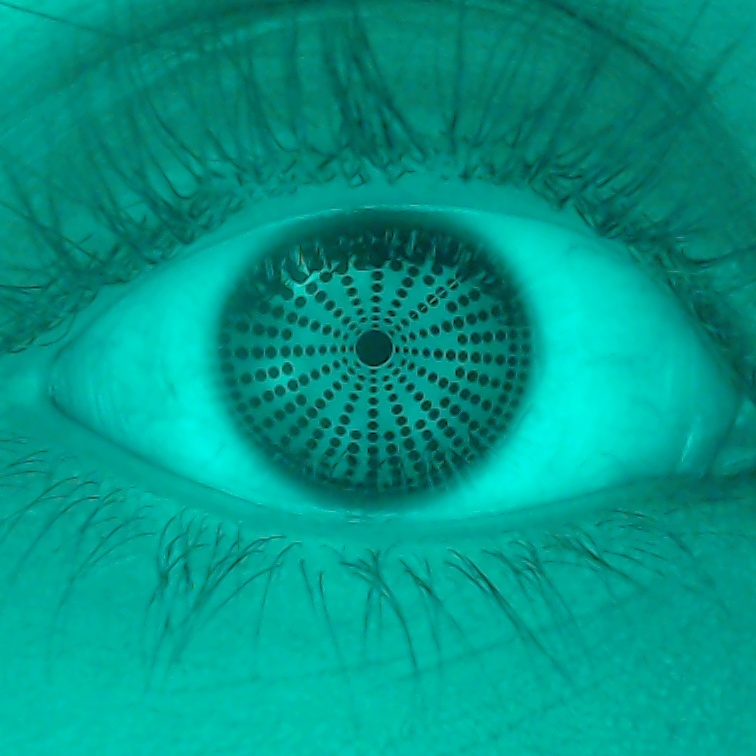
#> input picture ojo_derecho_gabs.jpg, 756 x 756 px
$ python Procesamiento.py
#> lines starting #> are read from the running program, lines starting #| are printed output that depends on the picture; after the words box and inside, x2 and y2 are one past the last pixel; in counts of white or black regions, pixels touching at a corner belong together
# -*- coding: utf-8 -*-
"""Método_Biodi2.ipynb

Automatically generated by Colab.

Original file is located at
    https://colab.research.google.com/drive/1aMcn0KwCEJwsT0xLFD0RsGfCV1J39vez
"""

# Script completo para detección, filtrado, corrección y digitalización de puntos

import cv2
import numpy as np
from scipy.ndimage import gaussian_filter
from sklearn.cluster import DBSCAN, KMeans
from matplotlib import pyplot as plt


# --- Paso 0: Montar Drive y cargar imagen ---

image_path = "ojo_derecho_gabs.jpg"
img_color = cv2.imread(image_path)
#> img_color is the input picture: shape (756, 756, 3); mean B, G, R 134.9, 151.1, 2.1
img = cv2.imread(image_path, cv2.IMREAD_GRAYSCALE)
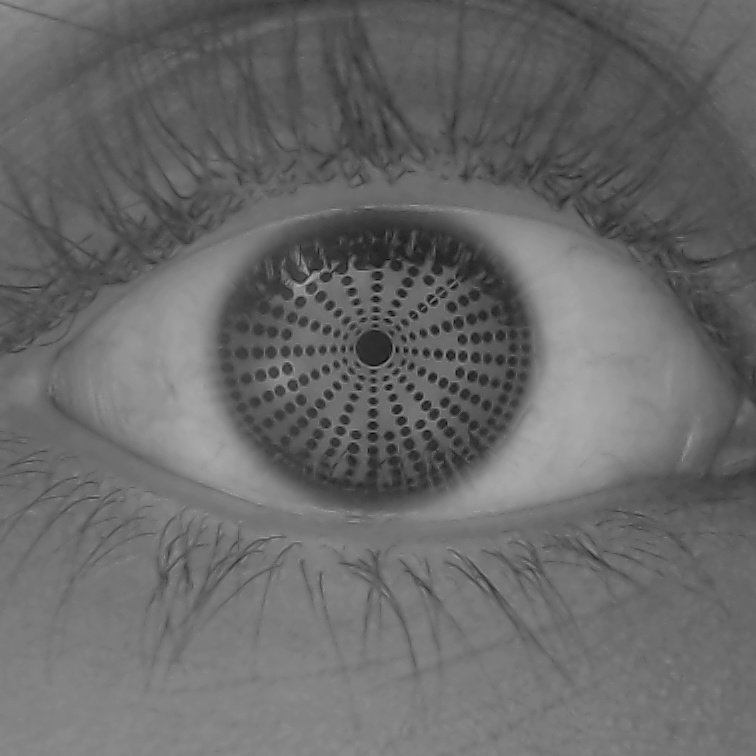
#> img: shape (756, 756); min 3, max 175, mean 104.6

# --- Paso 1: Ecualización e inversión ---
img_eq = cv2.equalizeHist(img)
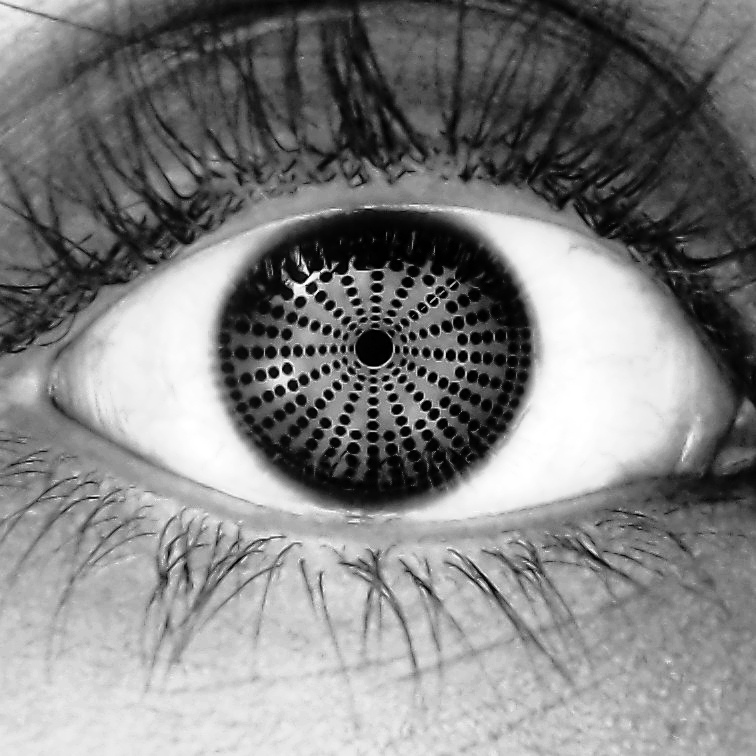
#> img_eq: shape (756, 756); min 0, max 255, mean 129.1
img_inv = cv2.bitwise_not(img_eq)
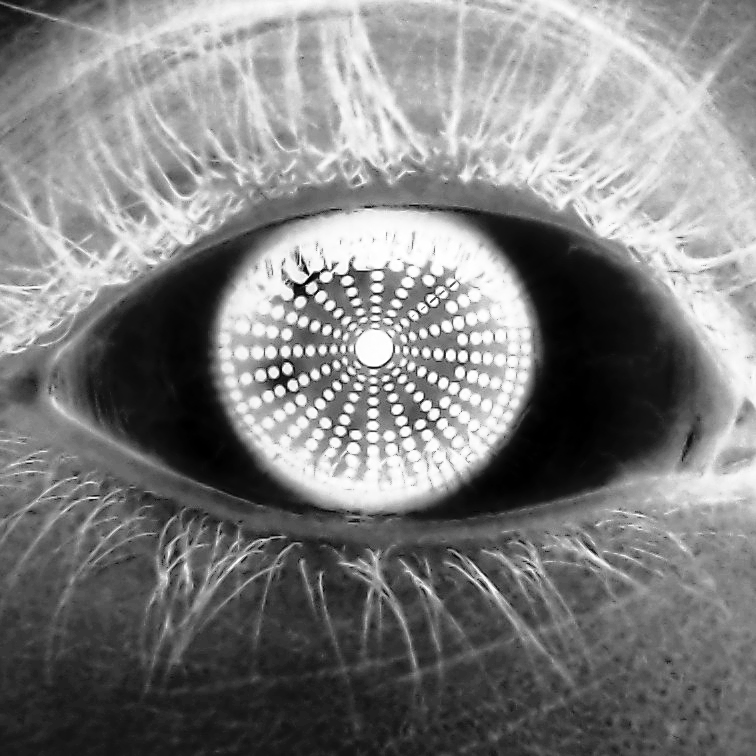
#> img_inv: shape (756, 756); min 0, max 255, mean 125.9

# --- Paso 2: Suavizado ---
img_blur = gaussian_filter(img_inv, sigma=0.8)

# --- Paso 3: Detección inicial con HoughCircles (para extraer template) ---
circles = cv2.HoughCircles(
    img_blur.astype(np.uint8),
    cv2.HOUGH_GRADIENT,
    dp=1.2,
    minDist=10,#10
    param1=30,
    param2=8,
    minRadius=3,
    maxRadius=5
)
#> circles = 938 rows, first 8: [430.2, 298.2, 4.32], [330.6, 304.2, 4.32], [89.4, 169.8, 4.32], [208.2, 46.2, 4.32], [373.8, 118.2, 4.32], [511.8, 544.2, 4.32], [325.8, 369, 4.32], [385.8, 379.8, 4.32]

if circles is None:
    raise RuntimeError("No se detectaron círculos Hough para usar como template.")

# Extraer primer círculo como kernel
circles = np.uint16(np.around(circles))
#> circles = 938 rows, first 8: [430, 298, 4], [331, 304, 4], [89, 170, 4], [208, 46, 4], [374, 118, 4], [512, 544, 4], [326, 369, 4], [386, 380, 4]
x0, y0, r0 = circles[0][0]
#> x0 = 430; y0 = 298; r0 = 4
patch_size = 2*r0 + 1
#> patch_size = 9
template = img_blur[y0-r0:y0+r0+1, x0-r0:x0+r0+1].astype(np.float32)
template = (template - template.mean()) / (template.std() + 1e-5)

# --- Paso 4: Template Matching ---
img_norm = img_blur.astype(np.float32)
img_norm = (img_norm - img_norm.mean()) / (img_norm.std() + 1e-5)
result = cv2.matchTemplate(img_norm, template, cv2.TM_CCOEFF_NORMED)
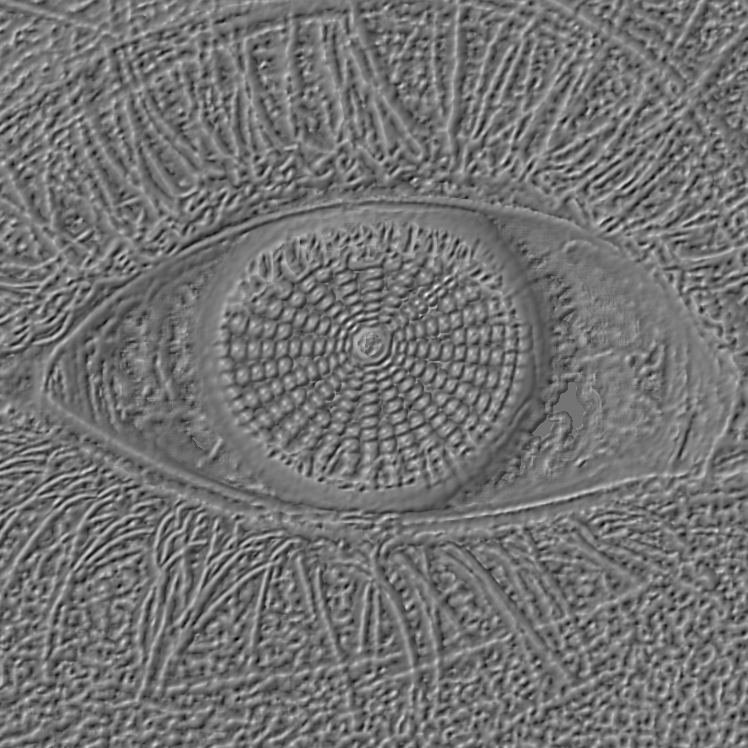
#> result: shape (748, 748) float32; min -0.835, max 1, mean -0.00388; drawn with min black and max white

# Umbralizado de coincidencias
threshold = 0.55
ys, xs = np.where(result >= threshold)
#> ys = 1459 values from 2 to 747; xs = 1459 values, max 746 at index 1203, min 0 at index 41, mean 359
points = list(zip(xs, ys))
#> points = 1459 pairs, first value 0 to 746, second value 2 to 747

# --- Paso 5: Agrupación para evitar duplicados ---
clustering = DBSCAN(eps=r0, min_samples=1).fit(np.array(points))
labels = clustering.labels_
#> labels = 1459 values, max 460 at index 1457, min 0 at index 0, mean 226.2
unique_labels = np.unique(labels)
#> unique_labels = 461 values from 0 to 460

# --- Paso 6: Corrección de offset del template ---
offset = (template.shape[1]//2, template.shape[0]//2)
corrected_points = []
for lbl in unique_labels:
    pts = np.array(points)[labels == lbl]
    mean_pt = pts.mean(axis=0)
    corrected = mean_pt + np.array(offset)
    corrected_points.append(tuple(corrected.astype(int)))
#> this loop made 461 passes
#> (pts, mean_pt, corrected) on passes 2, 3, 7: ([[522, 2], [523, 2], [522, 3]], [522.3, 2.33], [526.3, 6.33]), ([[680, 2], [680, 3]], [680, 2.5], [684, 6.5]), ([[165, 6], [166, 6], [165, 7], [166, 7]], [165.5, 6.5], [169.5, 10.5])
#> after the loop, corrected_points = 461 pairs, first value 4 to 749, second value 6 to 751

# --- Paso 7: Filtrado por ROI (zona válida) ---
corrected = np.array(corrected_points)
#> corrected has the same summary as corrected_points
x_min, x_max = 30,450
y_min, y_max = 40,270
mask = (
    (corrected[:,0] >= x_min) & (corrected[:,0] <= x_max) &
    (corrected[:,1] >= y_min) & (corrected[:,1] <= y_max)
)
filtered = corrected[mask]
#> filtered = 53 pairs, first value 31 to 447, second value 40 to 270
x_real, y_real = filtered[:,0], filtered[:,1]
#> x_real = 53 values, max 447 at index 34, min 31 at index 5, mean 218.1; y_real = 53 values from 40 to 270

# Resultado: número de puntos detectados
print(f"Total puntos detectados (filtrados): {len(filtered)}")
#| Total puntos detectados (filtrados): 53

# --- Paso 8: Centrado y cálculo de polar ---
center_x, center_y = 165,165 # centro aproximado del iris
x_c = x_real - center_x
#> x_c = 53 values, max 282 at index 34, min -134 at index 5, mean 53.13
y_c = y_real - center_y
#> y_c = 53 values from -125 to 105
r = np.sqrt(x_c**2 + y_c**2)
#> r = 53 values, max 285.3 at index 17, min 40.61 at index 41, mean 150.1
theta = np.arctan2(y_c, x_c)
#> theta = 53 values, max 2.99 at index 37, min -3.11 at index 33, mean -0.533

# --- Paso 9: Clasificación por anillos (KMeans en radio) ---
num_rings = 30
kmeans = KMeans(n_clusters=num_rings, random_state=0).fit(r.reshape(-1,1))
ring_labels = kmeans.labels_
#> ring_labels = 53 values, max 29 at index 3, min 0 at index 23, mean 13.64

# Reconstrucción digital de puntos
digital_x, digital_y = [], []
for ring_id in range(num_rings):
    idx = np.where(ring_labels == ring_id)[0]
    r_mean = r[idx].mean()
    angles = np.sort(theta[idx])
    for ang in angles:
        digital_x.append(r_mean*np.cos(ang) + center_x)
        digital_y.append(r_mean*np.sin(ang) + center_y)
#> this loop made 30 passes
#> (idx, r_mean, angles) on passes 1 to 8: ([23, 29], 54.95, [-2.55, -1.21]), ([26], 198.5, [-0.213]), ([33, 47], 115.7, [-3.11, 2.23]), ([0, 39, 52], 267.2, [-0.489, 0.0785, 0.403]), ([43], 73.57, [0.543]), ([9, 14, 49], 150.1, [-2.45, -0.606, 2.42]), ([12, 27, 48], 91.06, [-2.72, -1.49, 1.59]), ([5, 13, 20], 171.2, [-2.46, -0.55, -0.44])
#> after the loop, digital_x = 53 values, max 447 at index 50, min 31.71 at index 15, mean 218; digital_y = 53 values, max 269.9 at index 7, min 39.54 at index 5, mean 136.9

# --- Paso 10: Visualización final ---

# Dibujar detecciones sobre imagen a color
img_out = img_color.copy()
for (x, y) in filtered:
    cv2.circle(img_out, (x, y), 2, (0, 0, 255), 1)
#> this loop made 53 passes
#> (x, y) on passes 1 to 8: (400, 40), (352, 45), (54, 47), (94, 49), (133, 52), (31, 57), (328, 60), (184, 67)
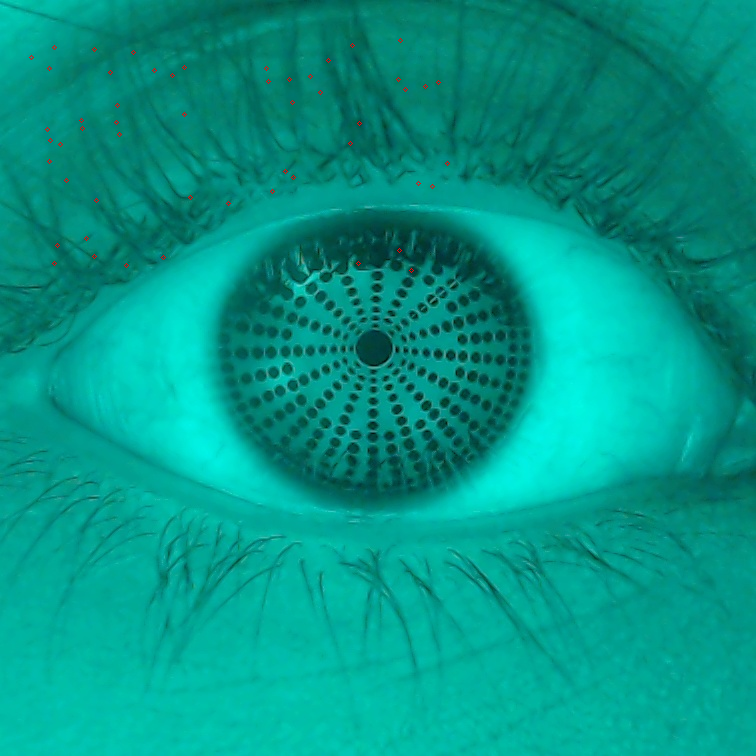
#> img_out: shape (756, 756, 3); 0.07% of pixels changed, all inside (x1, y1, x2, y2) = (29, 38, 450, 273)

plt.figure(figsize=(6,6))
plt.imshow(cv2.cvtColor(img_out, cv2.COLOR_BGR2RGB))
plt.title(f"Puntos detectados: {len(filtered)}")
plt.axis('off')

# Comparativa de posición real vs digitalizada
plt.figure(figsize=(6,6))
plt.scatter(x_real, y_real, s=10, label='Reales', alpha=0.7)
#plt.scatter(digital_x, digital_y, s=10, label='Digitalizados', alpha=0.7)
plt.axis('equal')
plt.legend()
plt.title("Real vs Digitalizado")
plt.show()
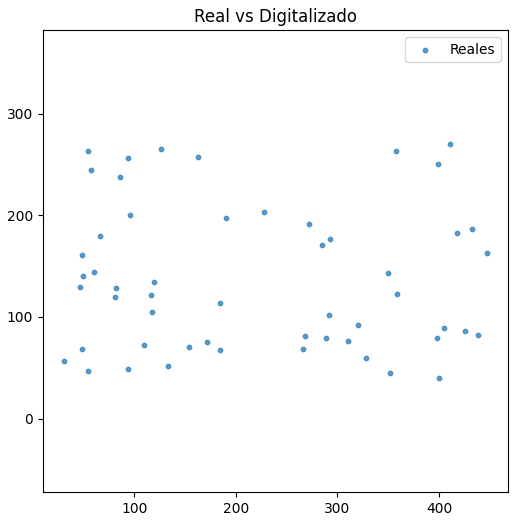
#> figure drawn by matplotlib, 1 panel

"""Meridianos"""

import numpy as np
import matplotlib.pyplot as plt

# -----------------------------
# Parámetros
# -----------------------------
center_x, center_y = 163, 145  # centro óptico (en píxeles)
scale = 0.03  # conversión de píxeles a cm

# -----------------------------
# Convertir puntos reales a físico (cm)
# -----------------------------
# Supón que tienes x_real e y_real ya definidos (arrays de puntos)
x_cm = (x_real - center_x) * scale
#> x_cm = 53 values, max 8.52 at index 34, min -3.96 at index 5, mean 1.65
y_cm = (y_real - center_y) * scale
#> y_cm = 53 values from -3.15 to 3.75
real_points_cm = np.stack((x_cm, y_cm), axis=1)
#> real_points_cm = 53 pairs, first value -3.96 to 8.52, second value -3.15 to 3.75

# -----------------------------
# Función de filtrado
# -----------------------------
def filtrar_por_meridiano(real_points_cm, meridiano_deg, tolerance_cm=0.15):
    angle_rad = np.radians(meridiano_deg)
    direction = np.array([np.cos(angle_rad), np.sin(angle_rad)])
    projections = np.dot(real_points_cm, direction)
    projected = np.outer(projections, direction)
    dist_perpendicular = np.linalg.norm(real_points_cm - projected, axis=1)
    mask = dist_perpendicular <= tolerance_cm
    puntos_cercanos = real_points_cm[mask]
    proyecciones_centrales = projections[mask]
    indices_ordenados = np.argsort(proyecciones_centrales)
    puntos_ordenados = puntos_cercanos[indices_ordenados]
    return puntos_ordenados

# -----------------------------
# Meridianos a evaluar
# -----------------------------
meridianos = [0, 22, 67, 45, 92, 115, 136, 158]
tolerance = 0.17

# Diccionario para guardar los puntos por meridiano
puntos_por_meridiano = {}

# Recorrer meridianos y guardar puntos
for m in meridianos:
    puntos = filtrar_por_meridiano(real_points_cm, meridiano_deg=m, tolerance_cm=tolerance)
    puntos = puntos[np.linalg.norm(puntos, axis=1) <= 5.5]  # limitar por radio
    puntos_por_meridiano[m] = puntos
#> this loop made 8 passes
#> (angle_rad in filtrar_por_meridiano, direction in filtrar_por_meridiano, proyecciones_centrales in filtrar_por_meridiano, indices_ordenados in filtrar_por_meridiano, puntos) on passes 2, 3, 4, 5, 7: (0.384, [0.927, 0.375], [-1.57, 3.55], [0, 1], [[-1.41, -0.69], [3.27, 1.38]]), (1.17, [0.391, 0.921], [1.75], [0], [[0.81, 1.56]]), (0.785, [0.707, 0.707], [-1.82, 2.61], [0, 1], [[-1.38, -1.2], [1.95, 1.74]]), (1.61, [-0.0349, 0.999], [3.36], [0], [[0, 3.36]]), (2.37, [-0.719, 0.695], [4.37], [0], [[-3.18, 3]])
#> after the loop, puntos_por_meridiano = {0: [[-3.39, -0.15], [-3.09, -0.03]], 22: [[-1.41, -0.69], [3.27, 1.38]], 67: [[0.81, 1.56]], 45: [[-1.38, -1.2], [1.95, 1.74]], 92: [[0, 3.36]], 115: empty array, 136: [[-3.18, 3]], 158: [[-2.91, 1.05]]}

# Ahora tienes todos los puntos guardados por ángulo
# Ejemplo: acceder a puntos del meridiano 67°
df_0= puntos_por_meridiano[0]
#> df_0 = [[-3.39, -0.15], [-3.09, -0.03]]
df_22 = puntos_por_meridiano[22]
#> df_22 = [[-1.41, -0.69], [3.27, 1.38]]
df_45 = puntos_por_meridiano[45]
#> df_45 = [[-1.38, -1.2], [1.95, 1.74]]
df_67 = puntos_por_meridiano[67]
#> df_67 = [[0.81, 1.56]]
df_90 = puntos_por_meridiano[92]
#> df_90 = [[0, 3.36]]
df_112 = puntos_por_meridiano[115]
#> df_112 = empty array
df_135 = puntos_por_meridiano[136]
#> df_135 = [[-3.18, 3]]
df_157 = puntos_por_meridiano[158]
#> df_157 = [[-2.91, 1.05]]
df_90

R = 7.8  # en cm
elevaciones_por_meridiano = {}

for meridiano, puntos in puntos_por_meridiano.items():
    if meridiano == 90:
        y_vals = puntos[:, 1]  # usar columna x como eje vertical
    if meridiano == 0:
        y_vals = puntos[:, 0]
    else:
        y_vals = puntos[:, 1]  # eje radial general también es x (en eje horizontal)

    z_teorico = 2*(y_vals**2) / (2 * R)
    elevaciones_por_meridiano[meridiano] = {
        'y': y_vals,
        'z': z_teorico
    }

    # Graficar
    plt.figure(figsize=(6, 4))
    plt.plot(y_vals, z_teorico, label=f'Meridiano {meridiano}°', marker='o')
    plt.title(f"Elevación corneal teórica - Meridiano {meridiano}°")
    plt.xlabel("y (cm)")
    plt.ylabel("z (cm)")
    plt.grid(True)
    plt.legend()
    plt.tight_layout()
    plt.show()
#> this loop made 8 passes
#> (meridiano, puntos, y_vals, z_teorico) on passes 1, 2, 3, 4, 5, 7: (0, [[-3.39, -0.15], [-3.09, -0.03]], [-3.39, -3.09], [1.47, 1.22]), (22, [[-1.41, -0.69], [3.27, 1.38]], [-0.69, 1.38], [0.061, 0.244]), (67, [[0.81, 1.56]], [1.56], [0.312]), (45, [[-1.38, -1.2], [1.95, 1.74]], [-1.2, 1.74], [0.185, 0.388]), (92, [[0, 3.36]], [3.36], [1.45]), (136, [[-3.18, 3]], [3], [1.15])
#> pass 2, `plt.show()`:
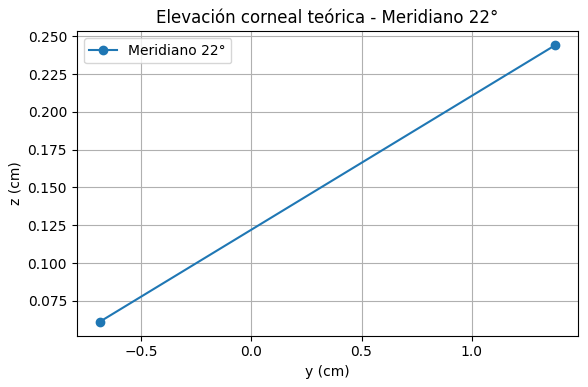
#> figure drawn by matplotlib, 1 panel
#> after the loop, elevaciones_por_meridiano = 8 items

"""Elevación"""

import re
import numpy as np
import matplotlib.pyplot as plt
from scipy.interpolate import griddata

# Leer el archivo de texto
#> (the run stopped early here; a loop or call above may not have finished)
